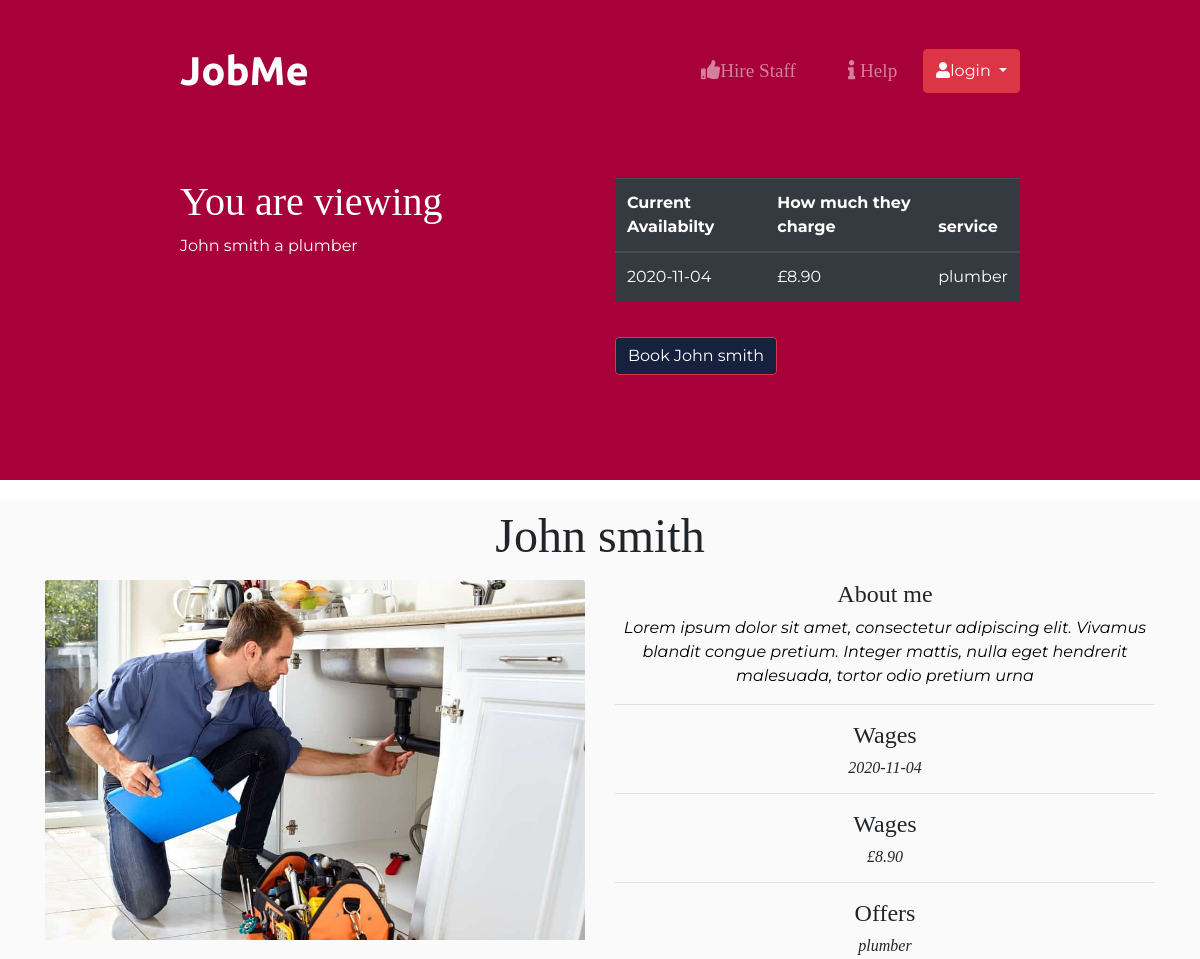
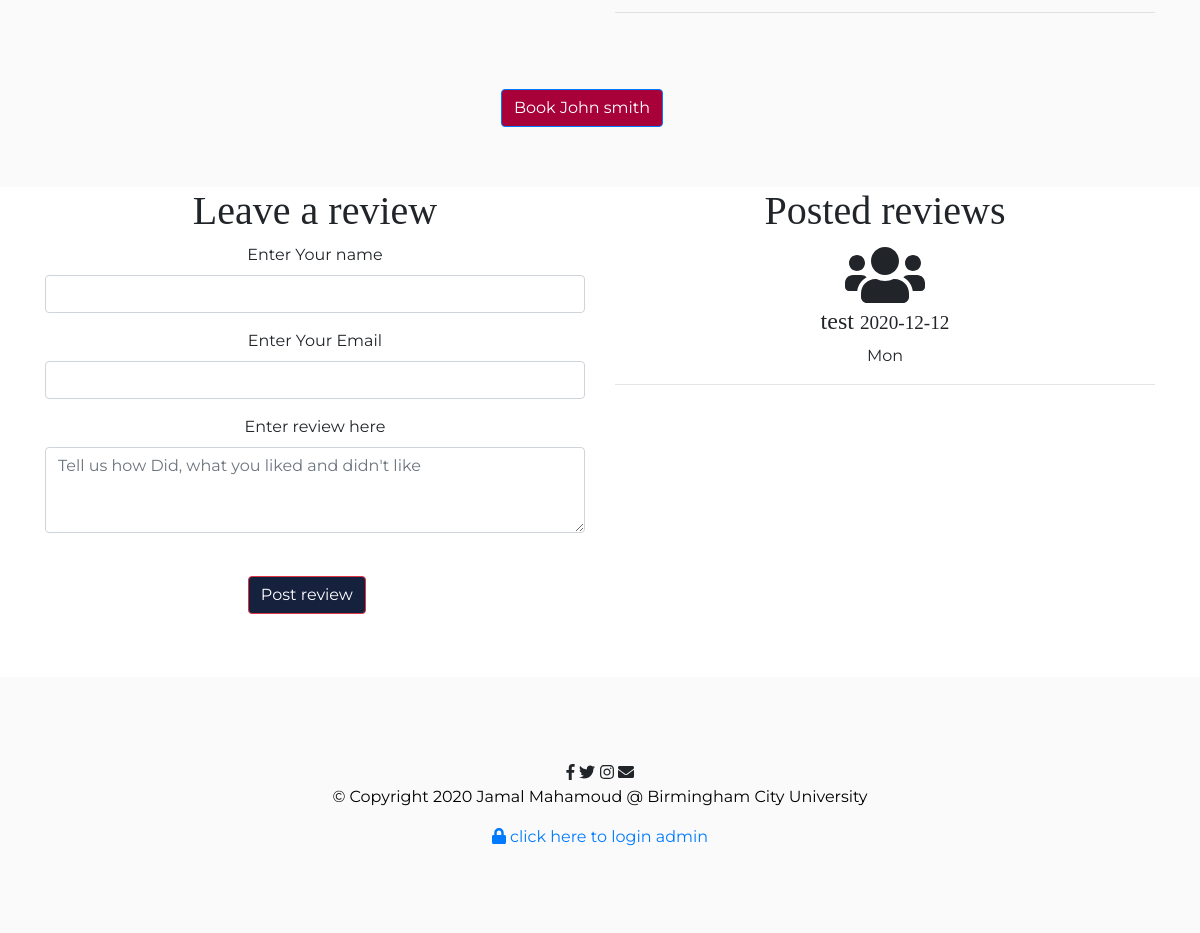
/job.php?linkID=3, run on the app's committed database (2 pictures, top to bottom).
### tables this page shows
CREATE TABLE `jobseeker` (
  `jobseeker_Id` int(11) NOT NULL,
  `jobseeker_Name` varchar(100) NOT NULL,
  `jobseeker_description` varchar(300) NOT NULL,
  `jobseker_wage` varchar(500) NOT NULL,
  `jobseeke_service` varchar(300) NOT NULL,
  `jobseeker_tag` varchar(300) NOT NULL,
  `jobseeker_availability` varchar(35) NOT NULL,
  `Role_ID` int(2) NOT NULL,
  `jobseeker_image` text NOT NULL DEFAULT 'avatar.jpg'
);

CREATE TABLE `reviews` (
  `review_id` int(5) NOT NULL,
  `review_jobseeker_id` int(5) NOT NULL,
  `review_customer` varchar(200) NOT NULL,
  `review_email` varchar(200) NOT NULL,
  `review_comment` text NOT NULL,
  `review_status` varchar(200) NOT NULL DEFAULT 'Waiting for approval',
  `review_date` date NOT NULL
);

### job.php (the view, shortened to what this page needs)
<?php  include "Includes/head.php";?>
<body>
      <section class="colored-section" id="title">
        <div class="container-fluid">
  <?php  include "Includes/nav.php";?>
    <?php
    if (isset($_GET['linkID'])) {
    $linkID_VAr = $_GET['linkID'];
    }
    $query = "SELECT * FROM Jobseeker WHERE  jobseeker_Id = $linkID_VAr";
            $select_all_posts_query = mysqli_query($connection,$query);
            while($row = mysqli_fetch_assoc($select_all_posts_query)) {
            $jobseeker_Id = $row['jobseeker_Id'];
            $jobseeker_name= $row['jobseeker_Name'];
            $jobseeker_availability = $row['jobseeker_availability'];
            $jobseeker_image = $row['jobseeker_image'];
          $jobseeke_service = $row['jobseeke_service'];
          $jobseeker_description = $row['jobseeker_description'];
        $jobseker_wage = $row['jobseker_wage'];
?>
<div class="row">
  <div class="col-lg-6">
    <h1> You are viewing  <?php echo   "<h1></h1>$jobseeker_name "?> a  <?php echo $jobseeke_service ?> </h1>
</div>
<div class="col-lg-6">
  <table class="table table-dark">
  <thead>
    <tr>
      <th scope="col"> Current Availabilty</th>
      <th scope="col">How much they charge </th>
      <th scope="col">service</th>
    </tr>
  </thead>
  <tbody>
    <tr>
      <td><?php  echo $jobseeker_availability ?></td>
      <td> <?php echo $jobseker_wage ?></td>
      <td> <?php echo $jobseeke_service ?></td>
    </tr>
  </tbody>
</table>
<a class="btn btn-danger download-button" href="jobbooking.php?linkID=<?php echo
 $jobseeker_Id ?>">Book <?php echo $jobseeker_name ?></a>
</div>
</div>
</div>
</section>
<section class="white-section">
<div class="container" >
<h1 class="big-heading"><?php echo $jobseeker_name?> </h1>
<div class="row">
  <div class="col-lg-6">
    <img src="images\<?php echo $jobseeker_image; ?>" class="card-img-top" alt="...">
  </div>
  <div class="col-lg-6">
    <h4 class="media-heading">About me</h4>
    <em> <p><?php echo $jobseeker_description  ?> </p></em>
    <hr>
    <h4 class="media-heading">Wages
    </h4>
    <h6> <em><?php  echo $jobseeker_availability ?></em> </h6>
    <hr>
    <h4 class="media-heading">Wages
    </h4>
    <h6> <em><?php  echo $jobseker_wage ?></em> </h6>
    <hr>
    <h4 class="media-heading">Offers
    </h4>
    <h6> <em><?php  echo $jobseeke_service ?></em> </h6>
    <hr>
</div>
</div>
  </div>
<?php
    }
     ?>
    <a class="btn btn-primary download-buttonsignin" href="jobbooking.php?linkID=<?php echo
     $jobseeker_Id ?>">Book <?php echo $jobseeker_name ?></a>
    </section>
<div class="container">
  <div class="row">
  <div class="col-lg-6">
<?php include "Includes/reviewing.php" ?>
  </div>
  <div class="col-lg-6">
<?php include "Includes/review_showing.php" ?>
  </div>
  </div>
</div>
    <?php  include "Includes/footer.php";?>

### Includes/review_showing.php (shortened to what this page needs)
<h1>Posted reviews </h1>
            <?php
            $query = "SELECT * FROM reviews WHERE review_jobseeker_id =   $linkID_VAr";
                    $select_all_posts_query = mysqli_query($connection,$query);
                    while($row = mysqli_fetch_assoc($select_all_posts_query)) {
                    $review_customer = $row['review_customer'];
                      $review_comment= $row['review_comment'];
                      $review_date= $row['review_date'];
          ?>
                  <div>
    <i class="fas fa-users fa-4x"></i>
                      <div class="media-body">
                          <h4 class="media-heading"><?php echo $review_customer ?>
                              <small><?php echo $review_date ?></small>
                          </h4>
                          <?php echo $review_comment ?>
                      </div>
                  </div>
                  <hr>
<?php } ?>

### css/styles.css (style rules this page uses)
body { font-family: "Montserrat"; text-align: center; }
h1, h2, h3, h4, h5, h6 { font-family: "Montserrat-Bold"; }
p { color: black; }
.big-heading { font-family: "Montserrat-Black"; font-size: 3rem; line-height: 1.5; }
.container-fluid { padding: 7% 15%; }
.colored-section { background-color: #a80038; color: #fff; }
.white-section { background-color: #fafafa; margin-top: 20px; }
.download-button { margin: 5% 3% 5% 0; background-color: #16213e; }
.download-buttonsignin { margin: 5% 3% 5% 0; background-color: #a80038; }
#title { background-color: #a80038; color: #fff; text-align: left; }
#title .container-fluid { padding: 3% 15% 7%; }

### data on the page
jobseeker: jobseeker_Name "John smith", jobseeke_service "plumber", jobseeker_availability "2020-11-04", jobseker_wage "£8.90", jobseeker_image (picture), jobseeker_description "Lorem ipsum dolor sit amet, consectetur adipiscing elit. Vivamus blandit congue pretium. Integer mattis, nulla eget hendrerit malesuada, tortor odio pretium urna"
reviews: review_customer "test", review_date "2020-12-12", review_comment "Mon"
